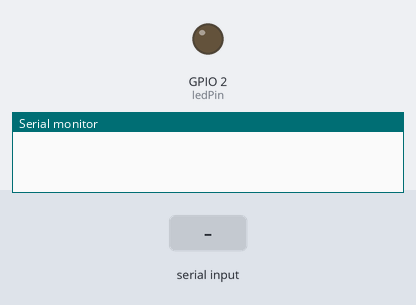
A program run on a simulated ESP32. Shown: output pins drawn as LEDs (lit = HIGH), the last lines printed to the serial monitor. The test bench sets the inputs (shaded band).

Above: at 3.2 s.
3.3 s: "1" received over Serial
At 4.3 s:
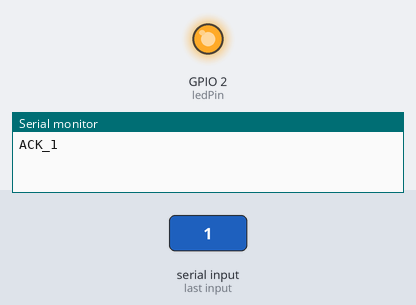
4.8 s: "0" received over Serial
At 5.4 s:
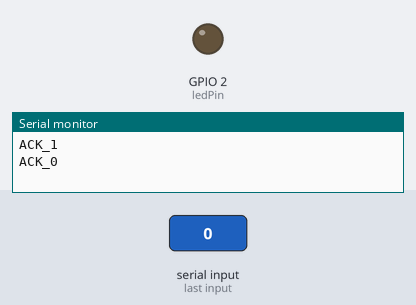
Timing chart, 0 to 7.8 s (numbered marks = the images above; inputs shaded):
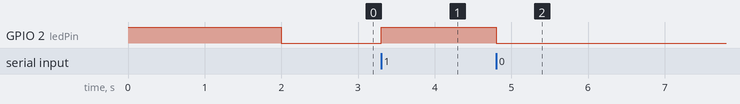

Measured:
- after the input at 3.3 s, GPIO 2 (ledPin): LOW → HIGH at once
- after the input at 4.8 s, GPIO 2 (ledPin): HIGH → LOW at once

The program:

main.cpp
```cpp
#include <Arduino.h>

const int ledPin = 2; // Internal LED

void setup() {
  Serial.begin(115200);
  pinMode(ledPin, OUTPUT);

  digitalWrite(ledPin, HIGH);
  delay(2000);
  digitalWrite(ledPin, LOW);
}

void loop() {

  // Wait until LabVIEW sends us a command
  if (Serial.available() > 0) {

    // Read the incoming character
    char command = Serial.read();

    // Drain the rest of the buffer
    while(Serial.available() > 0) {
      Serial.read();
      delay(2);
    }

    // Execute and Respond
    if (command == '1') {
      digitalWrite(ledPin, HIGH);
      Serial.println("ACK_1"); // Send confirmation back to LabVIEW
    }
    else if (command == '0') {
      digitalWrite(ledPin, LOW);
      Serial.println("ACK_0"); // Send confirmation
    }
    else if (command == '?') {
      Serial.println("ALIVE"); // Heartbeat response
    }
  }
}
```
